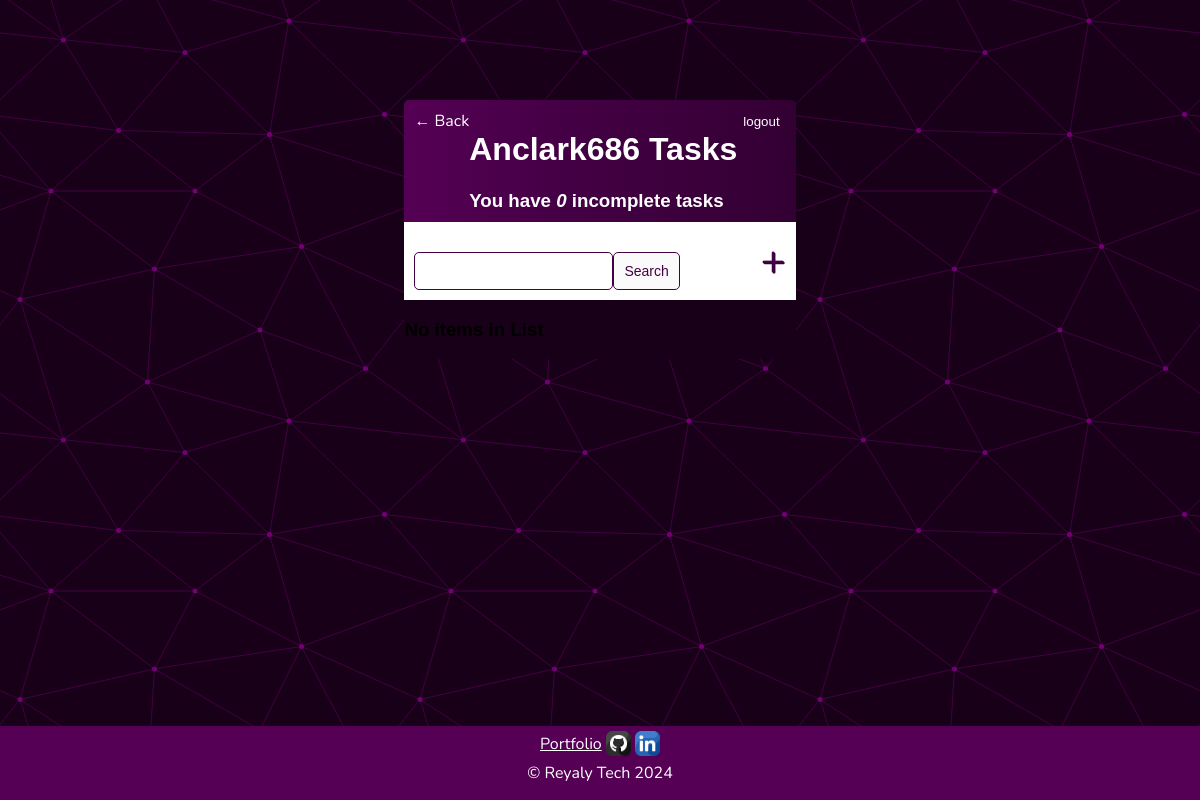
Page /todolists/8 (signed in) on the earlier database version.
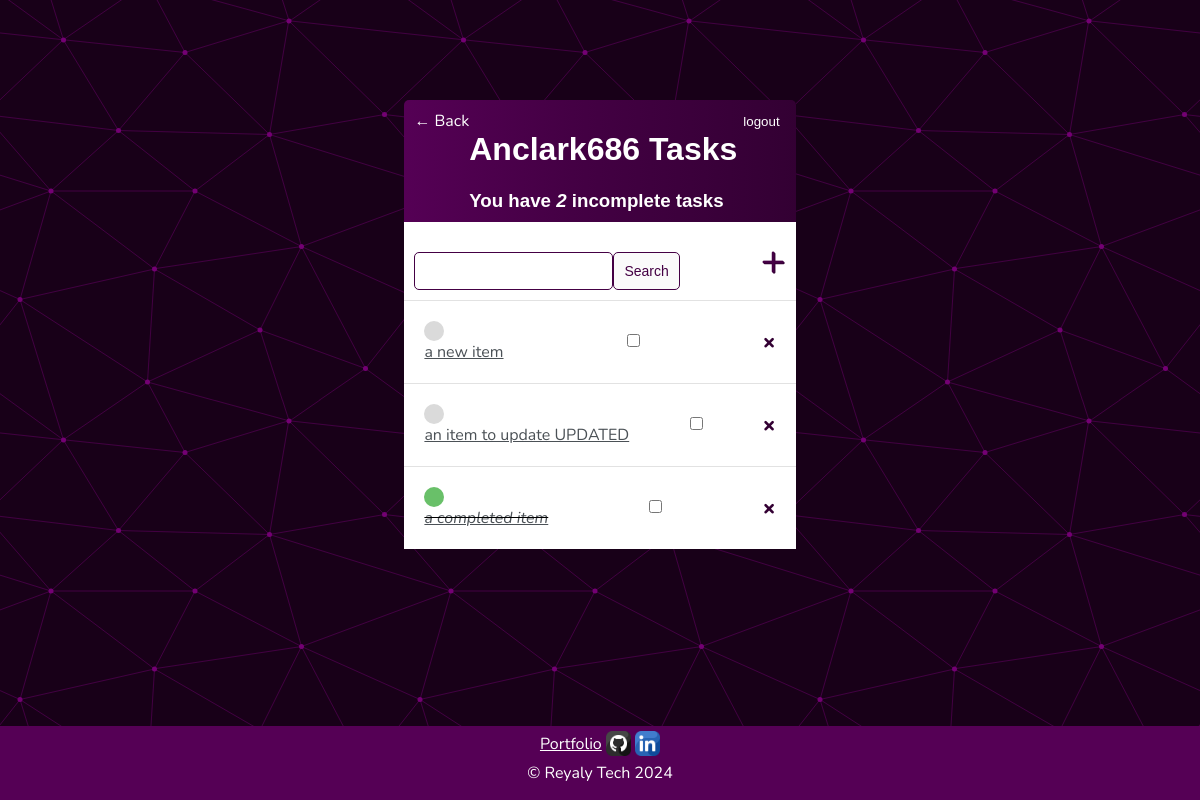
Same page on the later database version.
### base/models.py (models this page shows)
class Task(models.Model):
    user = models.ForeignKey(User, on_delete=models.CASCADE, null=True, blank=True)
    title = models.CharField(max_length=200)
    description = models.TextField(null=True, blank=True)
    complete = models.BooleanField(default=False)
    created = models.DateTimeField(auto_now_add=True)
    list = models.ForeignKey(ToDoList, on_delete=models.CASCADE, null=False)
    def __str__(self):
        return self.title
    class Meta:
        ordering = ['complete']

### base/views.py (the view)
# urls.py: path('todolists/<int:list>', TaskList.as_view(), name="tasks"),
class TaskList(LoginRequiredMixin, ListView):
    model = Task
    context_object_name = "tasks"
    def get_context_data(self, **kwargs):
        context = super().get_context_data(**kwargs)
        context['tasks'] = context['tasks'].filter(user=self.request.user, list=self.kwargs['list'])
        context['count'] = context['tasks'].filter(complete=False).count
        search_input = self.request.GET.get('search-area') or ''
        if search_input:
            context['tasks'] = context['tasks'].filter(title__contains=search_input)
        context['search_input'] = search_input
        context['list'] = self.kwargs['list']
        return context

### base/templates/base/task_list.html (shortened to what this page needs)
{% extends 'base/main.html' %} {% block content%}
<div class="header-bar">
  <a href="{% url 'lists' %}">&#8592; Back</a>
  <div>
    <h1>{{request.user|title}} Tasks</h1>
    <h3 style="margin: 0">
      You have <i>{{count}}</i> incomplete task{{count|pluralize}}
    </h3>
  </div>
  {% if request.user.is_authenticated %}
  <form method="post" action="{% url 'logout' %}">
    <button type="submit" class="logout-btn">logout</button>
  </form>
  {% else %}
  <a href="{% url 'login' %}">Login</a>
  {% endif %}
</div>
<div id="search-add-wrapper">
    <form method="GET" style="margin-top: 20px; display: flex;">
        <input type="text" name="search-area" value="{{search_input}}" />
        <input class="button" type="submit" value="Search" />
    </form>
    <a id="add-link" href = "{% url 'task-create' view.kwargs.list %}">&#x2b;</a>
</div>
<div class="task-items-wrapper">
  {% for task in tasks %}
  <div class="task-wrapper">
    {% if task.complete %}
    <div class="task.title">
      <div class="task-complete-icon"></div>
      <i
        ><s><a href="{% url 'task-update' list=task.list.id pk=task.id %}">{{task}}</a></s></i
      >
    </div>
    <div class="check">
      <form method="POST">
        <input type="checkbox" name="complete-check" />
      </form>
    </div>
    <a class="delete-link" href="{% url 'task-delete' list=task.list.id pk=task.id %}">&#215;</a>
    {% else %}
    <div class="task.title">
      <div class="task-incomplete-icon"></div>
      <a href="{% url 'task-update' list=task.list.id pk=task.id %}">{{task}}</a>
    </div>
    <div class="check">
      <form method="POST">
        <input type="checkbox" name="complete-check" />
      </form>
    </div>
    <a class="delete-link" href="{% url 'task-delete' list=task.list.id pk=task.id %}">&#215;</a>
    {% endif%}
  </div>
  {% empty %}
  <h3>No items in List</h3>
  {% endfor %}
</div>
{% endblock content%}

### base/templates/base/main.html (shortened to what this page needs)
{% load static %}
<!DOCTYPE html>
<html lang="en">
<head>
    <link rel="stylesheet" type="text/css" href="{% static 'base/style.css' %}" >
</head>
<body>
    <div class="app">
        <div class="container">
        {% block content %}
        {% endblock content%}
    </div>
    {% include 'base/footer.html' %}
    </div>
</body>
</html>

### base/templates/base/footer.html
{% load static %}
<footer>
  <a href="https://www.ancportfolio.link" class="portfolio">Portfolio</a>
  <a href="https://github.com/anclark686" target="_blank" rel="noreferrer">
    <img
      alt="github"
      src="{% static 'icons/github.png' %}"
      class="social-icon"
    />
  </a>
  <a
    href="https://www.linkedin.com/in/anclark686/"
    target="_blank"
    rel="noreferrer"
  >
    <img
      alt="linkedin"
      src="{% static 'icons/linkedin.png' %}"
      class="social-icon"
    />
  </a>
  <p>&copy; Reyaly Tech {% now "Y" %}</p>
</footer>

### base/static/base/style.css (style rules this page uses)
body, html { margin: 0; padding: 0; }
* { box-sizing: border-box; }
body { height: 100vh; margin: 0; background-color: #fafafa; font-family: "Nunito", sans-serif; padding-top: 50px; background-color: #180018; }
h1, h2, h3, h4, h5, h6 { font-family: "Raleway", sans-serif; }
a, p { color: #4b5156; }
.app { display: flex; flex-direction: column; justify-content: space-between; height: 100%; }
.container { max-width: 550px; margin: 50px auto; background-color: #180018; -webkit-box-shadow: 2px 2px 13px -4px rgba(0, 0, 0, 0 21); box-shadow: 2px 2px 13px -4px rgba(0, 0, 0, 0 21); border-radius: 5px; }
.header-bar { display: flex; justify-content: space-between; color: #fff; padding: 10px; border-radius: 5px 5px 0 0; background-color: #180018; background: linear-gradient(90deg, #550055 0%, #440044 43%, #330033 100%); }
.header-bar a { color: #fff; text-decoration: none; }
.task-wrapper, .list-wrapper { display: flex; align-items: center; justify-content: space-between; padding: 20px; background-color: #fff; border-top: 1px solid rgb(226, 226, 226); }
.task-complete-icon { height: 20px; width: 20px; background-color: rgb(105, 192, 105); border-radius: 50%; }
.task-incomplete-icon { height: 20px; width: 20px; background-color: rgb(218, 218, 218); border-radius: 50%; }
.delete-link { text-decoration: none; font-weight: 900; color: #330033; font-size: 22px; line-height: 0; }
#search-add-wrapper { display: flex; justify-content: space-between; align-items: center; padding: 10px; background-color: #fff; }
#add-link { color: #440044; text-decoration: none; font-size: 42px; text-shadow: 1px 1px #330033; }
input[type="text"], input[type="password"], textarea { border: 1px solid #440044; border-radius: 5px; padding: 10px; width: 90%; }
.button { border: 1px solid #440044; background-color: #fafafa; color: #440044; padding: 10px; font-size: 14px; border-radius: 5px; cursor: pointer; text-decoration: none; }
.logout-btn { color: #fff; outline: none; background-color: inherit; border: none; }
footer { margin: 20px 0 0 0; background-color: #550055; text-align: center; }
footer p { margin-top: 0; color: #fff; }
footer a { color: #fff; vertical-align: middle; text-decoration: none; }
.portfolio { text-decoration: underline; }
.social-icon { height: 25px; width: 25px; margin-top: 5px; }

Differences in the rows shown:
added Task: title "a new item"
added Task: title "an item to update UPDATED"
added Task: title "a completed item"
Other differences:
{{ count }}: "0" → "2"
